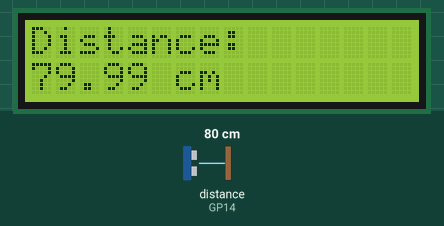
Simulated run of this program. Board: Raspberry Pi Pico running MicroPython. Parts: 16×2 character LCD. The inputs (shaded band) are chosen by the test bench; at power-on: distance to the obstacle (sensor on GP14) 80 cm. The echo pulse lasts 58.3 µs per cm.

Above: at 3.2 s.
3.3 s: distance to the obstacle (sensor on GP14) set to 2 cm
At 3.71 s:
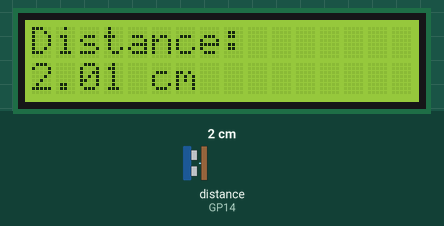
6.3 s: distance to the obstacle (sensor on GP14) set to 120 cm
At 6.68 s:
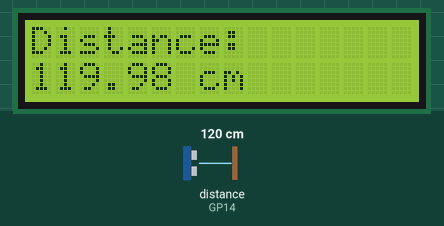
9.3 s: distance to the obstacle (sensor on GP14) set to 60 cm
At 9.75 s:
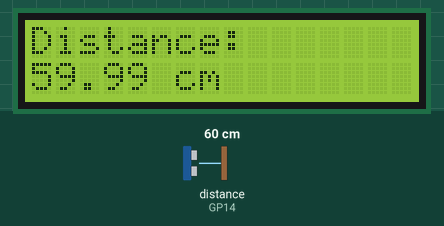
12.3 s: distance to the obstacle (sensor on GP14) set to 35 cm
At 12.76 s:
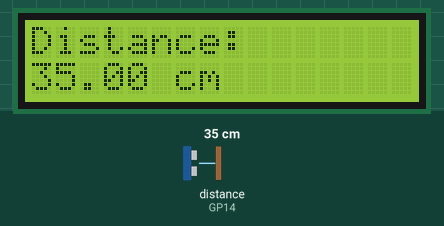
21.3 s: distance to the obstacle (sensor on GP14) set to 60 cm
At 21.75 s:
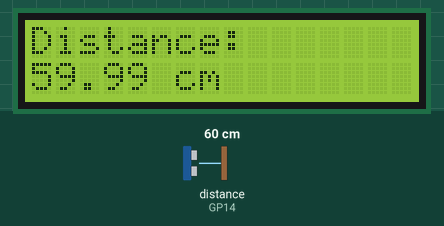
24.3 s: distance to the obstacle (sensor on GP14) set to 35 cm
At 24.76 s:
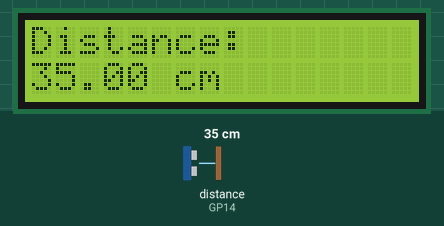

Measured:
- after the input at 3.3 s, the display: first differs from a run without the input after 0.20 s (image 1)
- after the input at 6.3 s, the display: changes after 0.17 s (image 2)
- after the input at 9.3 s, the display: first differs from a run without the input after 0.23 s (image 3)
- after the input at 12.3 s, the display: first differs from a run without the input after 0.25 s (image 4)
- after the input at 21.3 s, the display: first differs from a run without the input after 0.23 s (image 5)
- after the input at 24.3 s, the display: first differs from a run without the input after 0.25 s (image 6)
- what the display in image 1 shows lasts 0.4 s, from 3.5 s to 3.9 s

The program:

main.py
```python
from machine import Pin, I2C, time_pulse_us
from i2c_lcd import I2cLcd
from time import sleep, sleep_us

# ---------------- LCD ----------------
i2c = I2C(
    0,
    sda=Pin(0),
    scl=Pin(1),
    freq=400000
)

lcd = I2cLcd(i2c, 0x27, 2, 16)

# ---------------- HC-SR04 ----------------
trig = Pin(15, Pin.OUT)
echo = Pin(14, Pin.IN)

# ---------------- Main Program ----------------
lcd.clear()
lcd.putstr("Ultrasonic")
lcd.move_to(0, 1)
lcd.putstr("Sensor")
sleep(2)

while True:

    # Make sure trigger is LOW
    trig.low()
    sleep_us(2)

    # Send 10 us trigger pulse
    trig.high()
    sleep_us(10)
    trig.low()

    # Measure ECHO pulse duration
    duration = time_pulse_us(echo, 1, 30000)

    lcd.clear()

    if duration < 0:
        lcd.putstr("NO ECHO")
        lcd.move_to(0, 1)
        lcd.putstr("Check Sensor")

    else:
        # Calculate distance in cm
        distance = (duration * 0.0343) / 2

        lcd.putstr("Distance:")
        lcd.move_to(0, 1)
        lcd.putstr("{:.2f} cm".format(distance))

    sleep(0.2)
```
